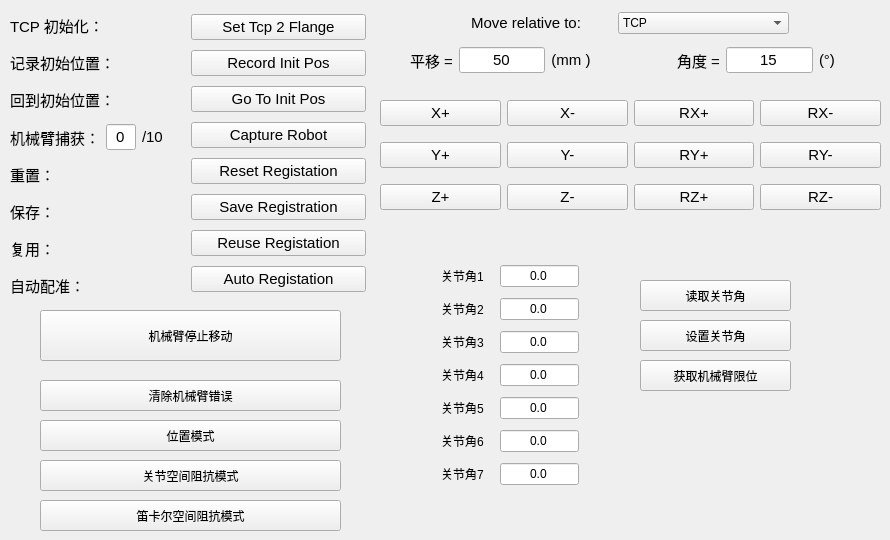
     <widget class="QWidget" name="tab_6">
      <attribute name="title">
       <string>页</string>
      </attribute>
      <widget class="QWidget" name="horizontalLayoutWidget_2">
       <property name="geometry">
        <rect>
         <x>10</x>
         <y>10</y>
         <width>356</width>
         <height>291</height>
        </rect>
       </property>
       <layout class="QHBoxLayout" name="horizontalLayout_5">
        <item>
         <layout class="QVBoxLayout" name="verticalLayout_13">
          <item>
           <widget class="QLabel" name="label_7">
            <property name="font">
             <font>
              <pointsize>11</pointsize>
             </font>
            </property>
            <property name="text">
             <string>TCP 初始化：</string>
            </property>
           </widget>
          </item>
          <item>
           <widget class="QLabel" name="label_8">
            <property name="font">
             <font>
              <pointsize>11</pointsize>
             </font>
            </property>
            <property name="text">
             <string>记录初始位置：</string>
            </property>
           </widget>
          </item>
          <item>
           <widget class="QLabel" name="label_9">
            <property name="font">
             <font>
              <pointsize>11</pointsize>
             </font>
            </property>
            <property name="text">
             <string>回到初始位置：</string>
            </property>
           </widget>
          </item>
          <item>
           <layout class="QHBoxLayout" name="horizontalLayout_10">
            <item>
             <widget class="QLabel" name="RobotCaptureTextLabel">
              <property name="font">
               <font>
                <pointsize>11</pointsize>
               </font>
              </property>
              <property name="text">
               <string>机械臂捕获：</string>
              </property>
             </widget>
            </item>
            <item>
             <widget class="QLineEdit" name="CaptureCountLineEdit">
              <property name="sizePolicy">
               <sizepolicy hsizetype="Minimum" vsizetype="Fixed">
                <horstretch>0</horstretch>
                <verstretch>0</verstretch>
               </sizepolicy>
              </property>
              <property name="maximumSize">
               <size>
                <width>30</width>
                <height>16777215</height>
               </size>
              </property>
              <property name="font">
               <font>
                <pointsize>11</pointsize>
               </font>
              </property>
              <property name="layoutDirection">
               <enum>Qt::LeftToRight</enum>
              </property>
              <property name="text">
               <string>0</string>
              </property>
              <property name="alignment">
               <set>Qt::AlignCenter</set>
              </property>
             </widget>
            </item>
            <item>
             <widget class="QLabel" name="CaputreMaxSizeLabel">
              <property name="font">
               <font>
                <pointsize>11</pointsize>
               </font>
              </property>
              <property name="text">
               <string>/10</string>
              </property>
             </widget>
            </item>
           </layout>
          </item>
          <item>
           <widget class="QLabel" name="label_10">
            <property name="font">
             <font>
              <pointsize>11</pointsize>
             </font>
            </property>
            <property name="text">
             <string>重置：</string>
            </property>
           </widget>
          </item>
          <item>
           <widget class="QLabel" name="label_11">
            <property name="font">
             <font>
              <pointsize>11</pointsize>
             </font>
            </property>
            <property name="text">
             <string>保存：</string>
            </property>
           </widget>
          </item>
          <item>
           <widget class="QLabel" name="label_12">
            <property name="font">
             <font>
              <pointsize>11</pointsize>
             </font>
            </property>
            <property name="text">
             <string>复用：</string>
            </property>
           </widget>
          </item>
          <item>
           <widget class="QLabel" name="label_14">
            <property name="font">
             <font>
              <pointsize>11</pointsize>
             </font>
            </property>
            <property name="text">
             <string>自动配准：</string>
            </property>
           </widget>
          </item>
         </layout>
        </item>
        <item>
         <layout class="QVBoxLayout" name="verticalLayout_14">
          <item>
           <widget class="QPushButton" name="SetTcpToFlangeBtn">
            <property name="font">
             <font>
              <pointsize>11</pointsize>
             </font>
            </property>
            <property name="text">
             <string>Set Tcp 2 Flange</string>
            </property>
           </widget>
          </item>
          <item>
           <widget class="QPushButton" name="RecordInitPosBtn">
            <property name="font">
             <font>
              <pointsize>11</pointsize>
             </font>
            </property>
            <property name="text">
             <string>Record Init Pos</string>
            </property>
           </widget>
          </item>
          <item>
           <widget class="QPushButton" name="GoToInitPosBtn">
            <property name="font">
             <font>
              <pointsize>11</pointsize>
             </font>
            </property>
            <property name="text">
             <string>Go To Init Pos</string>
            </property>
           </widget>
          </item>
          <item>
           <widget class="QPushButton" name="CaptureRobotBtn">
            <property name="font">
             <font>
              <pointsize>11</pointsize>
             </font>
            </property>
            <property name="text">
             <string>Capture Robot</string>
            </property>
           </widget>
          </item>
          <item>
           <widget class="QPushButton" name="ResetRobotRegistrationBtn">
            <property name="font">
             <font>
              <pointsize>11</pointsize>
             </font>
            </property>
            <property name="text">
             <string>Reset Registation</string>
            </property>
           </widget>
          </item>
          <item>
           <widget class="QPushButton" name="SaveRobotRegistrationBtn">
            <property name="font">
             <font>
              <pointsize>11</pointsize>
             </font>
            </property>
            <property name="text">
             <string>Save Registration</string>
            </property>
           </widget>
          </item>
          <item>
           <widget class="QPushButton" name="ReuseRobotRegistationBtn">
            <property name="font">
             <font>
              <pointsize>11</pointsize>
             </font>
            </property>
            <property name="text">
             <string>Reuse Registation</string>
            </property>
           </widget>
          </item>
          <item>
           <widget class="QPushButton" name="RobotAutoRegistationBtn">
            <property name="font">
             <font>
              <pointsize>11</pointsize>
             </font>
            </property>
            <property name="text">
             <string>Auto Registation</string>
            </property>
           </widget>
          </item>
         </layout>
        </item>
       </layout>
      </widget>
      <widget class="QPushButton" name="StopRobotMoveBtn">
       <property name="geometry">
        <rect>
         <x>40</x>
         <y>310</y>
         <width>301</width>
         <height>51</height>
        </rect>
       </property>
       <property name="text">
        <string>机械臂停止移动</string>
       </property>
      </widget>
      <widget class="QPushButton" name="ClearRobotErrorInfoBtn">
       <property name="geometry">
        <rect>
         <x>40</x>
         <y>380</y>
         <width>301</width>
         <height>31</height>
        </rect>
       </property>
       <property name="text">
        <string>清除机械臂错误</string>
       </property>
      </widget>
      <widget class="QPushButton" name="SetRobotCartImpedanceModeBtn">
       <property name="geometry">
        <rect>
         <x>40</x>
         <y>500</y>
         <width>301</width>
         <height>31</height>
        </rect>
       </property>
       <property name="text">
        <string>笛卡尔空间阻抗模式</string>
       </property>
      </widget>
      <widget class="QPushButton" name="SetRobotPositionModeBtn">
       <property name="geometry">
        <rect>
         <x>40</x>
         <y>420</y>
         <width>301</width>
         <height>31</height>
        </rect>
       </property>
       <property name="text">
        <string>位置模式</string>
       </property>
      </widget>
      <widget class="QPushButton" name="SetRobotJointsImpedanceModelBtn">
       <property name="geometry">
        <rect>
         <x>40</x>
         <y>460</y>
         <width>301</width>
         <height>31</height>
        </rect>
       </property>
       <property name="text">
        <string>关节空间阻抗模式</string>
       </property>
      </widget>
      <widget class="QWidget" name="layoutWidget_23">
       <property name="geometry">
        <rect>
         <x>380</x>
         <y>90</y>
         <width>501</width>
         <height>131</height>
        </rect>
       </property>
       <layout class="QGridLayout" name="RobotMoveGrid">
        <item row="1" column="3">
         <widget class="QPushButton" name="RobotXMinusBtn">
          <property name="font">
           <font>
            <pointsize>11</pointsize>
           </font>
          </property>
          <property name="text">
           <string>X-</string>
          </property>
         </widget>
        </item>
        <item row="4" column="5">
         <widget class="QPushButton" name="RobotRZMinusBtn">
          <property name="font">
           <font>
            <pointsize>11</pointsize>
           </font>
          </property>
          <property name="text">
           <string>RZ-</string>
          </property>
         </widget>
        </item>
        <item row="4" column="2">
         <widget class="QPushButton" name="RobotZPlusBtn">
          <property name="font">
           <font>
            <pointsize>11</pointsize>
           </font>
          </property>
          <property name="text">
           <string>Z+</string>
          </property>
         </widget>
        </item>
        <item row="3" column="4">
         <widget class="QPushButton" name="RobotRYPlusBtn">
          <property name="font">
           <font>
            <pointsize>11</pointsize>
           </font>
          </property>
          <property name="text">
           <string>RY+</string>
          </property>
         </widget>
        </item>
        <item row="1" column="5">
         <widget class="QPushButton" name="RobotRXMinusBtn">
          <property name="font">
           <font>
            <pointsize>11</pointsize>
           </font>
          </property>
          <property name="text">
           <string>RX-</string>
          </property>
         </widget>
        </item>
        <item row="1" column="4">
         <widget class="QPushButton" name="RobotRXPlusBtn">
          <property name="font">
           <font>
            <pointsize>11</pointsize>
           </font>
          </property>
          <property name="text">
           <string>RX+</string>
          </property>
         </widget>
        </item>
        <item row="3" column="3">
         <widget class="QPushButton" name="RobotYMinusBtn">
          <property name="font">
           <font>
            <pointsize>11</pointsize>
           </font>
          </property>
          <property name="text">
           <string>Y-</string>
          </property>
         </widget>
        </item>
        <item row="4" column="3">
         <widget class="QPushButton" name="RobotZMinusBtn">
          <property name="font">
           <font>
            <pointsize>11</pointsize>
           </font>
          </property>
          <property name="text">
           <string>Z-</string>
          </property>
         </widget>
        </item>
        <item row="1" column="2">
         <widget class="QPushButton" name="RobotXPlusBtn">
          <property name="font">
           <font>
            <pointsize>11</pointsize>
           </font>
          </property>
          <property name="text">
           <string>X+</string>
          </property>
         </widget>
        </item>
        <item row="3" column="2">
         <widget class="QPushButton" name="RobotYPlusBtn">
          <property name="font">
           <font>
            <pointsize>11</pointsize>
           </font>
          </property>
          <property name="text">
           <string>Y+</string>
          </property>
         </widget>
        </item>
        <item row="4" column="4">
         <widget class="QPushButton" name="RobotRZPlusBtn">
          <property name="font">
           <font>
            <pointsize>11</pointsize>
           </font>
          </property>
          <property name="text">
           <string>RZ+</string>
          </property>
         </widget>
        </item>
        <item row="3" column="5">
         <widget class="QPushButton" name="RobotRYMinusBtn">
          <property name="font">
           <font>
            <pointsize>11</pointsize>
           </font>
          </property>
          <property name="text">
           <string>RY-</string>
          </property>
         </widget>
        </item>
       </layout>
      </widget>
      <widget class="QWidget" name="layoutWidget_2">
       <property name="geometry">
        <rect>
         <x>400</x>
         <y>10</y>
         <width>429</width>
         <height>26</height>
        </rect>
       </property>
       <layout class="QHBoxLayout" name="horizontalLayout_154">
        <item>
         <spacer name="horizontalSpacer_8">
          <property name="orientation">
           <enum>Qt::Horizontal</enum>
          </property>
          <property name="sizeType">
           <enum>QSizePolicy::Fixed</enum>
          </property>
          <property name="sizeHint" stdset="0">
           <size>
            <width>40</width>
            <height>10</height>
           </size>
          </property>
         </spacer>
        </item>
        <item>
         <widget class="QLabel" name="label_352">
          <property name="sizePolicy">
           <sizepolicy hsizetype="Preferred" vsizetype="Fixed">
            <horstretch>0</horstretch>
            <verstretch>0</verstretch>
           </sizepolicy>
          </property>
          <property name="font">
           <font>
            <pointsize>11</pointsize>
           </font>
          </property>
          <property name="text">
           <string>Move relative to:</string>
          </property>
          <property name="alignment">
           <set>Qt::AlignCenter</set>
          </property>
         </widget>
        </item>
        <item>
         <widget class="QComboBox" name="RobotMoveType">
          <item>
           <property name="text">
            <string>TCP</string>
           </property>
          </item>
          <item>
           <property name="text">
            <string>Robot base</string>
           </property>
          </item>
         </widget>
        </item>
        <item>
         <spacer name="horizontalSpacer_9">
          <property name="orientation">
           <enum>Qt::Horizontal</enum>
          </property>
          <property name="sizeType">
           <enum>QSizePolicy::Fixed</enum>
          </property>
          <property name="sizeHint" stdset="0">
           <size>
            <width>40</width>
            <height>10</height>
           </size>
          </property>
         </spacer>
        </item>
       </layout>
      </widget>
      <widget class="QWidget" name="layoutWidget_6">
       <property name="geometry">
        <rect>
         <x>400</x>
         <y>40</y>
         <width>445</width>
         <height>41</height>
        </rect>
       </property>
       <layout class="QHBoxLayout" name="horizontalLayout_153">
        <item>
         <spacer name="horizontalSpacer_6">
          <property name="orientation">
           <enum>Qt::Horizontal</enum>
          </property>
          <property name="sizeType">
           <enum>QSizePolicy::Fixed</enum>
          </property>
          <property name="sizeHint" stdset="0">
           <size>
            <width>10</width>
            <height>5</height>
           </size>
          </property>
         </spacer>
        </item>
        <item>
         <widget class="QLabel" name="TranslateTextLabel">
          <property name="sizePolicy">
           <sizepolicy hsizetype="Preferred" vsizetype="Fixed">
            <horstretch>0</horstretch>
            <verstretch>0</verstretch>
           </sizepolicy>
          </property>
          <property name="font">
           <font>
            <pointsize>11</pointsize>
           </font>
          </property>
          <property name="layoutDirection">
           <enum>Qt::LeftToRight</enum>
          </property>
          <property name="text">
           <string>平移 =</string>
          </property>
          <property name="alignment">
           <set>Qt::AlignCenter</set>
          </property>
         </widget>
        </item>
        <item>
         <widget class="QLineEdit" name="TranslateDistanceLineEdit">
          <property name="font">
           <font>
            <pointsize>11</pointsize>
           </font>
          </property>
          <property name="text">
           <string>50</string>
          </property>
          <property name="alignment">
           <set>Qt::AlignCenter</set>
          </property>
         </widget>
        </item>
        <item>
         <widget class="QLabel" name="label_355">
          <property name="sizePolicy">
           <sizepolicy hsizetype="Preferred" vsizetype="Fixed">
            <horstretch>0</horstretch>
            <verstretch>0</verstretch>
           </sizepolicy>
          </property>
          <property name="font">
           <font>
            <pointsize>11</pointsize>
           </font>
          </property>
          <property name="text">
           <string>(mm )</string>
          </property>
          <property name="alignment">
           <set>Qt::AlignCenter</set>
          </property>
         </widget>
        </item>
        <item>
         <spacer name="horizontalSpacer_5">
          <property name="orientation">
           <enum>Qt::Horizontal</enum>
          </property>
          <property name="sizeType">
           <enum>QSizePolicy::Fixed</enum>
          </property>
          <property name="sizeHint" stdset="0">
           <size>
            <width>80</width>
            <height>5</height>
           </size>
          </property>
         </spacer>
        </item>
        <item>
         <widget class="QLabel" name="RotateTextLabel">
          <property name="sizePolicy">
           <sizepolicy hsizetype="Preferred" vsizetype="Fixed">
            <horstretch>0</horstretch>
            <verstretch>0</verstretch>
           </sizepolicy>
          </property>
          <property name="font">
           <font>
            <pointsize>11</pointsize>
           </font>
          </property>
          <property name="layoutDirection">
           <enum>Qt::LeftToRight</enum>
          </property>
          <property name="text">
           <string>角度 =</string>
          </property>
         </widget>
        </item>
        <item>
         <widget class="QLineEdit" name="RotateAngleLineEdit">
          <property name="font">
           <font>
            <pointsize>11</pointsize>
           </font>
          </property>
          <property name="text">
           <string>15</string>
          </property>
          <property name="alignment">
           <set>Qt::AlignCenter</set>
          </property>
         </widget>
        </item>
        <item>
         <widget class="QLabel" name="label_354">
          <property name="sizePolicy">
           <sizepolicy hsizetype="Preferred" vsizetype="Fixed">
            <horstretch>0</horstretch>
            <verstretch>0</verstretch>
           </sizepolicy>
          </property>
          <property name="font">
           <font>
            <pointsize>11</pointsize>
           </font>
          </property>
          <property name="text">
           <string>(°)</string>
          </property>
         </widget>
        </item>
        <item>
         <spacer name="horizontalSpacer_7">
          <property name="orientation">
           <enum>Qt::Horizontal</enum>
          </property>
          <property name="sizeType">
           <enum>QSizePolicy::Fixed</enum>
          </property>
          <property name="sizeHint" stdset="0">
           <size>
            <width>10</width>
            <height>5</height>
           </size>
          </property>
         </spacer>
        </item>
       </layout>
      </widget>
      <widget class="QWidget" name="verticalLayoutWidget_14">
       <property name="geometry">
        <rect>
         <x>430</x>
         <y>260</y>
         <width>160</width>
         <height>233</height>
        </rect>
       </property>
       <layout class="QVBoxLayout" name="verticalLayout_24">
        <item>
         <layout class="QHBoxLayout" name="horizontalLayout_83">
          <item>
           <spacer name="horizontalSpacer_66">
            <property name="orientation">
             <enum>Qt::Horizontal</enum>
            </property>
            <property name="sizeHint" stdset="0">
             <size>
              <width>40</width>
              <height>20</height>
             </size>
            </property>
           </spacer>
          </item>
          <item>
           <widget class="QLabel" name="label_70">
            <property name="text">
             <string>关节角1</string>
            </property>
           </widget>
          </item>
          <item>
           <spacer name="horizontalSpacer_67">
            <property name="orientation">
             <enum>Qt::Horizontal</enum>
            </property>
            <property name="sizeHint" stdset="0">
             <size>
              <width>40</width>
              <height>20</height>
             </size>
            </property>
           </spacer>
          </item>
          <item>
           <widget class="QLineEdit" name="RobotJoint1AngleLineEdit">
            <property name="text">
             <string>0.0</string>
            </property>
            <property name="alignment">
             <set>Qt::AlignCenter</set>
            </property>
           </widget>
          </item>
          <item>
           <spacer name="horizontalSpacer_68">
            <property name="orientation">
             <enum>Qt::Horizontal</enum>
            </property>
            <property name="sizeHint" stdset="0">
             <size>
              <width>40</width>
              <height>20</height>
             </size>
            </property>
           </spacer>
          </item>
         </layout>
        </item>
        <item>
         <layout class="QHBoxLayout" name="horizontalLayout_81">
          <item>
           <spacer name="horizontalSpacer_60">
            <property name="orientation">
             <enum>Qt::Horizontal</enum>
            </property>
            <property name="sizeHint" stdset="0">
             <size>
              <width>40</width>
              <height>20</height>
             </size>
            </property>
           </spacer>
          </item>
          <item>
           <widget class="QLabel" name="label_68">
            <property name="text">
             <string>关节角2</string>
            </property>
           </widget>
          </item>
          <item>
           <spacer name="horizontalSpacer_61">
            <property name="orientation">
             <enum>Qt::Horizontal</enum>
            </property>
            <property name="sizeHint" stdset="0">
             <size>
              <width>40</width>
              <height>20</height>
             </size>
            </property>
           </spacer>
          </item>
          <item>
           <widget class="QLineEdit" name="RobotJoint2AngleLineEdit">
            <property name="text">
             <string>0.0</string>
            </property>
            <property name="alignment">
             <set>Qt::AlignCenter</set>
            </property>
           </widget>
          </item>
          <item>
           <spacer name="horizontalSpacer_62">
            <property name="orientation">
             <enum>Qt::Horizontal</enum>
            </property>
            <property name="sizeHint" stdset="0">
             <size>
              <width>40</width>
              <height>20</height>
             </size>
            </property>
           </spacer>
          </item>
         </layout>
        </item>
        <item>
         <layout class="QHBoxLayout" name="horizontalLayout_71">
          <item>
           <spacer name="horizontalSpacer_48">
            <property name="orientation">
             <enum>Qt::Horizontal</enum>
            </property>
            <property name="sizeHint" stdset="0">
             <size>
              <width>40</width>
              <height>20</height>
             </size>
            </property>
           </spacer>
          </item>
          <item>
           <widget class="QLabel" name="label_58">
            <property name="text">
             <string>关节角3</string>
            </property>
           </widget>
          </item>
          <item>
           <spacer name="horizontalSpacer_49">
            <property name="orientation">
             <enum>Qt::Horizontal</enum>
            </property>
            <property name="sizeHint" stdset="0">
             <size>
              <width>40</width>
              <height>20</height>
             </size>
            </property>
           </spacer>
          </item>
          <item>
           <widget class="QLineEdit" name="RobotJoint3AngleLineEdit">
            <property name="text">
             <string>0.0</string>
            </property>
            <property name="alignment">
             <set>Qt::AlignCenter</set>
            </property>
           </widget>
          </item>
          <item>
           <spacer name="horizontalSpacer_50">
            <property name="orientation">
             <enum>Qt::Horizontal</enum>
            </property>
            <property name="sizeHint" stdset="0">
             <size>
              <width>40</width>
              <height>20</height>
             </size>
            </property>
           </spacer>
          </item>
         </layout>
        </item>
        <item>
         <layout class="QHBoxLayout" name="horizontalLayout_78">
          <item>
           <spacer name="horizontalSpacer_51">
            <property name="orientation">
             <enum>Qt::Horizontal</enum>
            </property>
            <property name="sizeHint" stdset="0">
             <size>
              <width>40</width>
              <height>20</height>
             </size>
            </property>
           </spacer>
          </item>
          <item>
           <widget class="QLabel" name="label_65">
            <property name="text">
             <string>关节角4</string>
            </property>
           </widget>
          </item>
          <item>
           <spacer name="horizontalSpacer_52">
            <property name="orientation">
             <enum>Qt::Horizontal</enum>
            </property>
            <property name="sizeHint" stdset="0">
             <size>
              <width>40</width>
              <height>20</height>
             </size>
            </property>
           </spacer>
          </item>
          <item>
           <widget class="QLineEdit" name="RobotJoint4AngleLineEdit">
            <property name="text">
             <string>0.0</string>
            </property>
            <property name="alignment">
             <set>Qt::AlignCenter</set>
            </property>
           </widget>
          </item>
          <item>
           <spacer name="horizontalSpacer_53">
            <property name="orientation">
             <enum>Qt::Horizontal</enum>
            </property>
            <property name="sizeHint" stdset="0">
             <size>
              <width>40</width>
              <height>20</height>
             </size>
            </property>
           </spacer>
          </item>
         </layout>
        </item>
        <item>
         <layout class="QHBoxLayout" name="horizontalLayout_79">
          <item>
           <spacer name="horizontalSpacer_54">
            <property name="orientation">
             <enum>Qt::Horizontal</enum>
            </property>
            <property name="sizeHint" stdset="0">
             <size>
              <width>40</width>
              <height>20</height>
             </size>
            </property>
           </spacer>
          </item>
          <item>
           <widget class="QLabel" name="label_66">
            <property name="text">
             <string>关节角5</string>
            </property>
           </widget>
          </item>
          <item>
           <spacer name="horizontalSpacer_55">
            <property name="orientation">
             <enum>Qt::Horizontal</enum>
            </property>
            <property name="sizeHint" stdset="0">
             <size>
              <width>40</width>
              <height>20</height>
             </size>
            </property>
           </spacer>
          </item>
          <item>
           <widget class="QLineEdit" name="RobotJoint5AngleLineEdit">
            <property name="text">
             <string>0.0</string>
            </property>
            <property name="alignment">
             <set>Qt::AlignCenter</set>
            </property>
           </widget>
          </item>
          <item>
           <spacer name="horizontalSpacer_56">
            <property name="orientation">
             <enum>Qt::Horizontal</enum>
            </property>
            <property name="sizeHint" stdset="0">
             <size>
              <width>40</width>
              <height>20</height>
             </size>
            </property>
           </spacer>
          </item>
         </layout>
        </item>
        <item>
         <layout class="QHBoxLayout" name="horizontalLayout_80">
          <item>
           <spacer name="horizontalSpacer_57">
            <property name="orientation">
             <enum>Qt::Horizontal</enum>
            </property>
            <property name="sizeHint" stdset="0">
             <size>
              <width>40</width>
              <height>20</height>
             </size>
            </property>
           </spacer>
          </item>
          <item>
           <widget class="QLabel" name="label_67">
            <property name="text">
             <string>关节角6</string>
            </property>
           </widget>
          </item>
          <item>
           <spacer name="horizontalSpacer_58">
            <property name="orientation">
             <enum>Qt::Horizontal</enum>
            </property>
            <property name="sizeHint" stdset="0">
             <size>
              <width>40</width>
              <height>20</height>
             </size>
            </property>
           </spacer>
          </item>
          <item>
           <widget class="QLineEdit" name="RobotJoint6AngleLineEdit">
            <property name="text">
             <string>0.0</string>
            </property>
            <property name="alignment">
             <set>Qt::AlignCenter</set>
            </property>
           </widget>
          </item>
          <item>
           <spacer name="horizontalSpacer_59">
            <property name="orientation">
             <enum>Qt::Horizontal</enum>
            </property>
            <property name="sizeHint" stdset="0">
             <size>
              <width>40</width>
              <height>20</height>
             </size>
            </property>
           </spacer>
          </item>
         </layout>
        </item>
        <item>
         <layout class="QHBoxLayout" name="horizontalLayout_82">
          <item>
           <spacer name="horizontalSpacer_63">
            <property name="orientation">
             <enum>Qt::Horizontal</enum>
            </property>
            <property name="sizeHint" stdset="0">
             <size>
              <width>40</width>
              <height>20</height>
             </size>
            </property>
           </spacer>
          </item>
          <item>
           <widget class="QLabel" name="label_69">
            <property name="text">
             <string>关节角7</string>
            </property>
           </widget>
          </item>
          <item>
           <spacer name="horizontalSpacer_64">
            <property name="orientation">
             <enum>Qt::Horizontal</enum>
            </property>
            <property name="sizeHint" stdset="0">
             <size>
              <width>40</width>
              <height>20</height>
             </size>
            </property>
           </spacer>
          </item>
          <item>
           <widget class="QLineEdit" name="RobotJoint7AngleLineEdit">
            <property name="text">
             <string>0.0</string>
            </property>
            <property name="alignment">
             <set>Qt::AlignCenter</set>
            </property>
           </widget>
          </item>
          <item>
           <spacer name="horizontalSpacer_65">
            <property name="orientation">
             <enum>Qt::Horizontal</enum>
            </property>
            <property name="sizeHint" stdset="0">
             <size>
              <width>40</width>
              <height>20</height>
             </size>
            </property>
           </spacer>
          </item>
         </layout>
        </item>
       </layout>
      </widget>
      <widget class="QPushButton" name="ReadRobotJointAnglesBtn">
       <property name="geometry">
        <rect>
         <x>640</x>
         <y>280</y>
         <width>151</width>
         <height>31</height>
        </rect>
       </property>
       <property name="text">
        <string>读取关节角</string>
       </property>
      </widget>
      <widget class="QPushButton" name="GetRobotJointsLimitBtn">
       <property name="geometry">
        <rect>
         <x>640</x>
         <y>360</y>
         <width>151</width>
         <height>31</height>
        </rect>
       </property>
       <property name="text">
        <string>获取机械臂限位</string>
       </property>
      </widget>
      <widget class="QPushButton" name="SetRobotJointAnglesBtn">
       <property name="geometry">
        <rect>
         <x>640</x>
         <y>320</y>
         <width>151</width>
         <height>31</height>
        </rect>
       </property>
       <property name="text">
        <string>设置关节角</string>
       </property>
      </widget>
     </widget>
